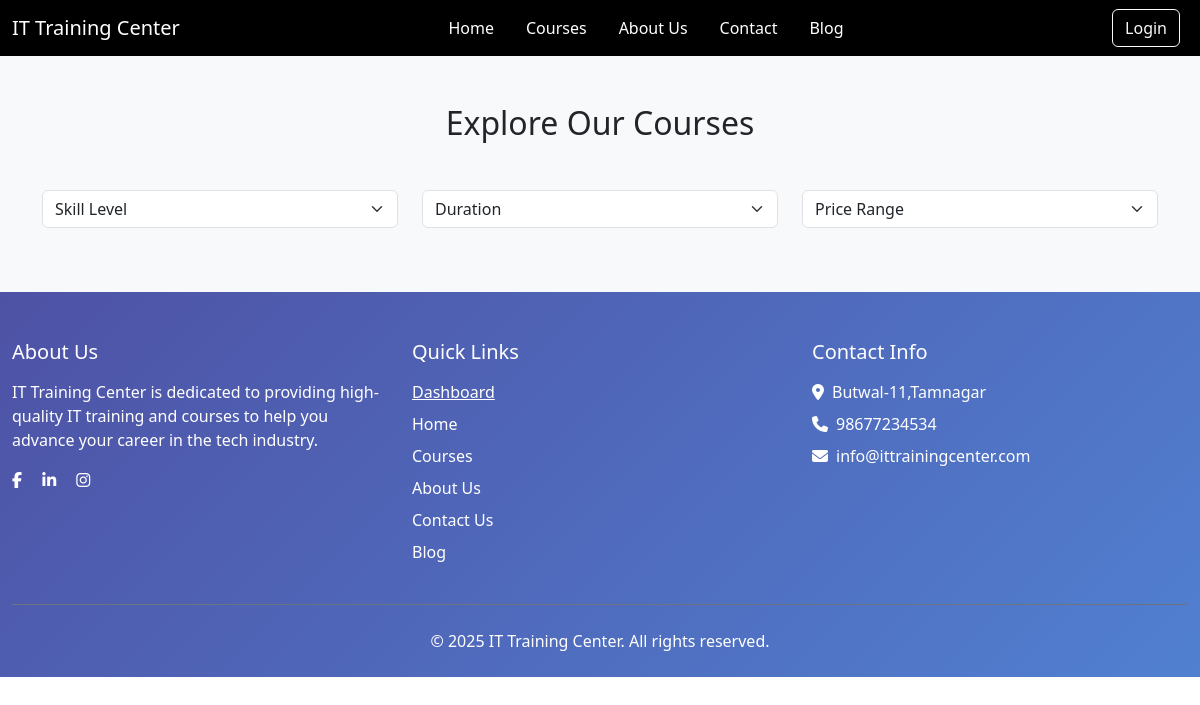
Before: /course/ with the older database file.
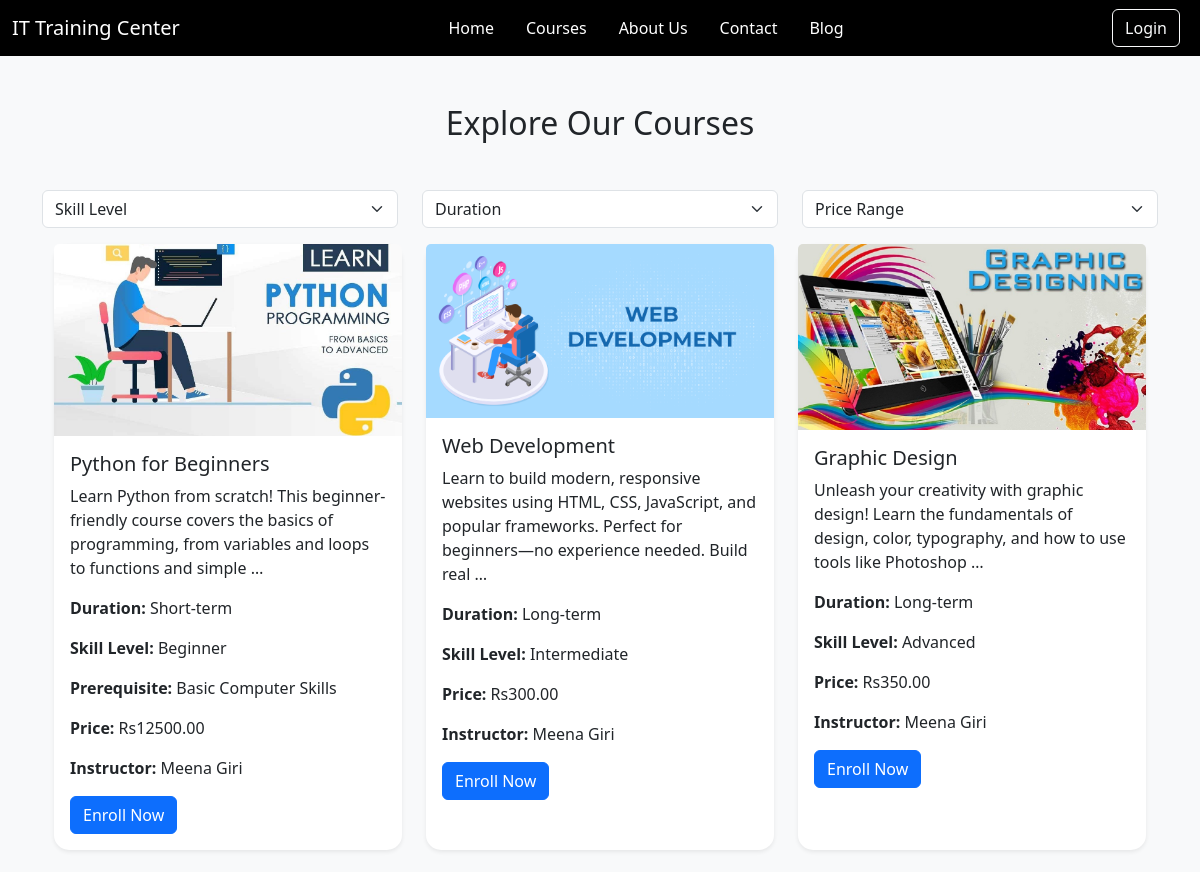
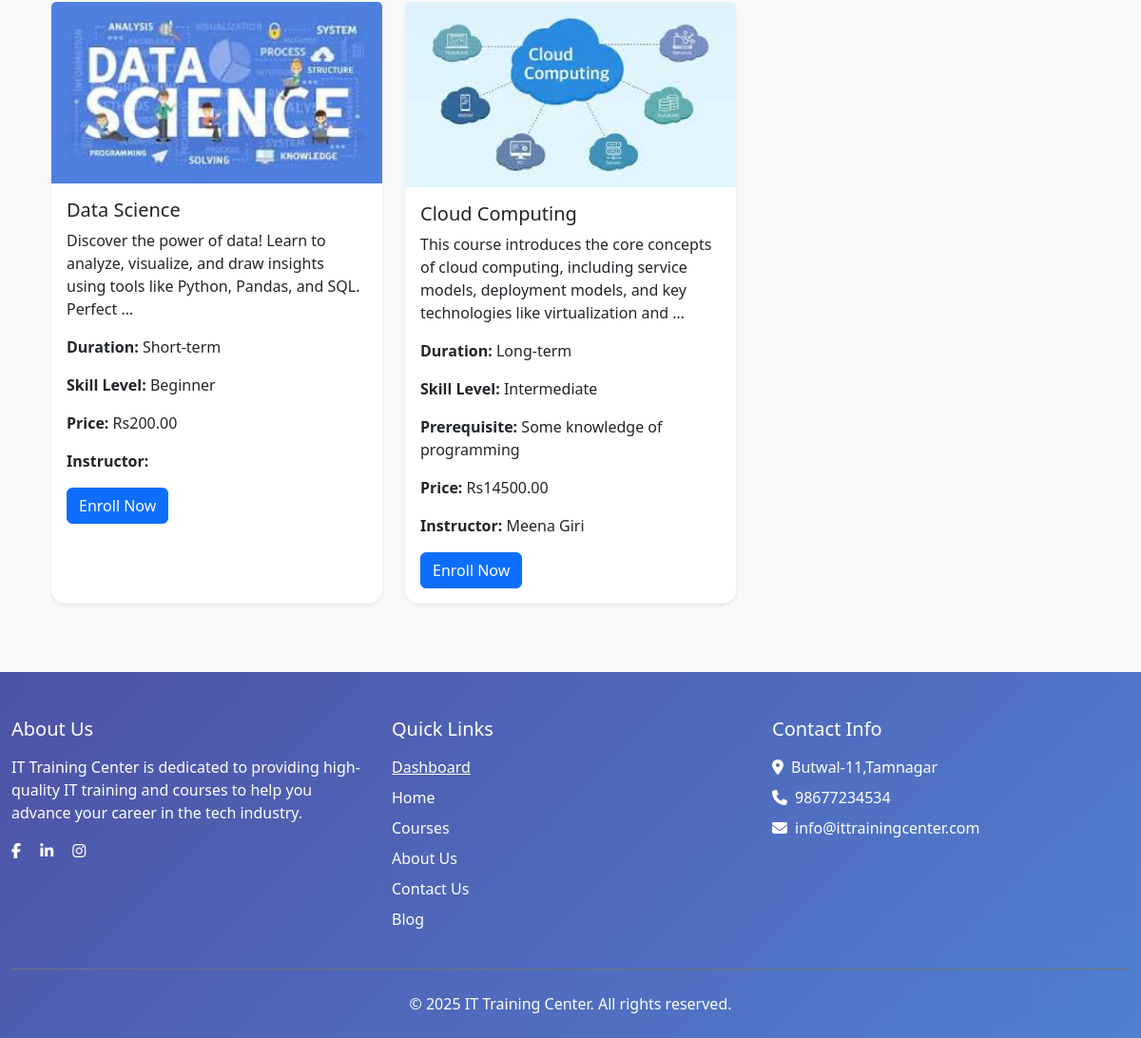
After: the same page with the newer database file (2 pictures, top to bottom).
### myapp/models.py (models this page shows, shortened)
class Course(models.Model):
    SKILL_LEVEL_CHOICES = [
        ('beginner', 'Beginner'),
        ('intermediate', 'Intermediate'),
        ('advanced', 'Advanced'),
    ]
    DURATION_CHOICES = [
        ('short-term', 'Short-term'),
        ('long-term', 'Long-term'),
    ]
    instructor = models.ForeignKey(
    settings.AUTH_USER_MODEL,
    on_delete=models.CASCADE,
    null=True,
    blank=True,
    related_name='courses'
)
    title = models.CharField(max_length=200)
    description = models.TextField()
    duration = models.CharField(max_length=20, choices=DURATION_CHOICES)
    skill_level = models.CharField(max_length=20, choices=SKILL_LEVEL_CHOICES)
    prerequisite = models.CharField(max_length=200, blank=True, null=True)
    price = models.DecimalField(max_digits=10, decimal_places=2)
    image = models.ImageField(upload_to='course_thumbnails/')
    promo_video_url = models.URLField(max_length=350, blank=True, null=True, help_text="YouTube/Vimeo embed URL")
    syllabus_video = models.FileField(upload_to='course_videos/', blank=True, null=True,
                                   help_text="Upload video file if not using URL")
    syllabus_text = models.TextField(blank=True, help_text="Detailed course syllabus")
    created_at = models.DateTimeField(auto_now_add=True)

class CustomUser(AbstractUser):
    USER_TYPE = (
        ("student", "Student"),
        ("instructor", "Instructor"),
    )
    user_type = models.CharField(max_length=100, choices=USER_TYPE, default='student')
    instructor_applied = models.BooleanField(default=False)
    instructor_approved = models.BooleanField(default=False)
    is_active = models.BooleanField(default=True)
    user_profile_image = models.ImageField(upload_to="images/profile_images/")
    phone = models.CharField(max_length=15, blank=True, null=True)
    address = models.TextField(blank=True, null=True)
    bio = models.TextField(blank=True, null=True)
    enrolled_courses = models.ManyToManyField('Course', related_name='enrolled_users', blank=True)

### myapp/views.py (the view)
# urls.py: path('course/',course,name='course'),
def course(request):
    skill_level = request.GET.get('skillLevel')
    duration = request.GET.get('duration')
    price_range = request.GET.get('priceRange')
    courses = Course.objects.all()
    if skill_level and skill_level != 'Skill Level':
        courses = courses.filter(skill_level=skill_level)
    if duration and duration != 'Duration':
        courses = courses.filter(duration=duration)
    if price_range == 'low':
        courses = courses.order_by('price')
    elif price_range == 'high':
        courses = courses.order_by('-price')
    instructors = Instructor.objects.all()
    context = {
        'courses': courses,
        'instructors': instructors,
    }
    return render(request, 'main/courses.html', context)

### myapp/templates/main/courses.html (shortened to what this page needs)
{% extends "base.html" %}
{% load static %}
{% block content %}
<section class="courses-section py-5 bg-light">
    <div class="container">
        <h2 class="text-center mb-5">Explore Our Courses</h2>
        <form method="get" id="filterForm">
            <div class="row">
                <div class="col-md-4 mb-3">
                    <select class="form-select" name="skillLevel" onchange="document.getElementById('filterForm').submit();">
                        <option {% if request.GET.skillLevel == "Skill Level" %}selected{% endif %}>Skill Level</option>
                    </select>
                </div>
                <div class="col-md-4 mb-3">
                    <select class="form-select" name="duration" onchange="document.getElementById('filterForm').submit();">
                        <option {% if request.GET.duration == "Duration" %}selected{% endif %}>Duration</option>
                    </select>
                </div>
                <div class="col-md-4 mb-3">
                    <select class="form-select" name="priceRange" onchange="document.getElementById('filterForm').submit();">
                        <option {% if request.GET.priceRange == "Price Range" %}selected{% endif %}>Price Range</option>
                    </select>
                </div>
            </div>
        </form>
        <div class="container">
            <div class="row justify-content-center">
                <div class="col-md-12">
                    <div class="row">
                        {% for course in courses %}
                        <div class="col-md-4 mb-4">
                            <div class="card h-100 shadow-sm">
                                <img src="{{ course.image.url }}" class="card-img-top" alt="{{ course.title }}">
                                <div class="card-body">
                                    <h5 class="card-title">{{ course.title }}</h5>
                                    <p class="card-text">{{ course.description|truncatewords:20 }}</p>
                                    <p><strong>Duration:</strong> {{ course.get_duration_display }}</p>
                                    <p><strong>Skill Level:</strong> {{ course.get_skill_level_display }}</p>
                                    {% if course.prerequisite %}
                                    <p><strong>Prerequisite:</strong> {{ course.prerequisite }}</p>
                                    {% endif %}
                                    <p><strong>Price:</strong> Rs{{ course.price }}</p>
                                    <p class="card-text">
                                        <strong>Instructor:</strong>
                                        {% if course.instructor %}
                                          {{ course.instructor.get_full_name }}
                                        {% else %}
                                          Not assigned
                                        {% endif %}
                                      </p>
                                    <a href="{% url 'payment' course.id %}" class="btn btn-primary">Enroll Now</a>
                                </div>
                            </div>
                        </div>
                        {% endfor %}
                    </div>
                </div>
            </div>
        </div>
    </div>
</section>
{% endblock content %}

### myapp/templates/base.html (shortened to what this page needs)
<!DOCTYPE html>
{% load static %}
<html lang="en">
<head>
  <link href="https://cdn.jsdelivr.net/npm/bootstrap@5.3.3/dist/css/bootstrap.min.css" rel="stylesheet"
>
  <link rel="stylesheet" href="https://cdn.jsdelivr.net/npm/alertifyjs@1.14.0/build/css/alertify.min.css">
  <link rel="stylesheet" href="https://cdn.jsdelivr.net/npm/alertifyjs@1.14.0/build/css/themes/default.min.css">
  <link rel="stylesheet" href="https://cdnjs.cloudflare.com/ajax/libs/font-awesome/6.0.0/css/all.min.css">
  <link rel="stylesheet" href="{% static 'css/style.css' %}">
</head>
<body>
  <div class="main">
    <nav class="navbar navbar-expand-lg navbar-dark bg-black">
      <div class="container-fluid">
        <a class="navbar-brand text-white" href="#">IT Training Center</a>
        <div class="collapse navbar-collapse" id="navbarSupportedContent">
          <ul class="navbar-nav mx-auto mb-3 mb-lg-0">
            <li class="nav-item me-3">
              <a class="nav-link active text-white" aria-current="page" href="{% url 'home' %}">Home</a>
            </li>
            <li class="nav-item me-3">
              <a class="nav-link text-white" href="{% url 'course' %}">Courses</a>
            </li>
            <li class="nav-item me-3">
              <a class="nav-link text-white" href="{% url 'about' %}">About Us</a>
            </li>
            <li class="nav-item me-3">
              <a class="nav-link text-white" href="{% url 'contact' %}">Contact</a>
            </li>
            <li class="nav-item me-3">
              <a class="nav-link text-white" href="{% url 'blog_list' %}">Blog</a>
            </li>
          </ul>
          <div class="d-flex">
            {% if user.is_authenticated %}
            <div class="dropdown">
              <button class="btn btn-outline-light dropdown-toggle" type="button" id="userDropdown"
                data-bs-toggle="dropdown" aria-expanded="false">
                Welcome, {{ user.username }}!
              </button>
              <ul class="dropdown-menu dropdown-menu-end" aria-labelledby="userDropdown">
                {% if user.user_type == "student" %}
                <li><a class="dropdown-item" href="{% url 'dashboard' %}"><i
                      class="fas fa-tachometer-alt me-2"></i>Dashboard</a></li>
                {% elif user.user_type == "instructor" %}
                <li><a class="dropdown-item" href="{% url 'instructor_dashboard' %}"><i
                      class="fas fa-tachometer-alt me-2"></i>Instructor Dashboard</a></li>
                {% endif %}
                <li><a class="dropdown-item" href="{% url 'profile' %}"><i class="fas fa-user me-2"></i>Profile</a></li>
                <li>
                  <hr class="dropdown-divider">
                </li>
                <li><a class="dropdown-item" href="{% url 'log_out' %}"><i
                      class="fas fa-sign-out-alt me-2"></i>Logout</a></li>
              </ul>
            </div>
            {% else %}
            <a href="{% url 'log_in' %}" class="btn btn-outline-light me-2">Login</a>
            {% endif %}
          </div>
        </div>
      </div>
    </nav>
  </div>
  {% block content %}
  {% endblock content %}
  <footer class="text-white pt-5 pb-4" style="background: linear-gradient(135deg, #4e52a5, #5180d1);">
    <div class="container-fluid">
      <div class="row">
        <div class="col-md-4 mb-4">
          <h5 class="mb-3">About Us</h5>
          <p class="text-white">
            IT Training Center is dedicated to providing high-quality IT training and courses to help you
            advance your career in the tech industry.
          </p>
          <div class="social-icons mt-3">
            <a href="#" class="text-white text-decoration-none me-3"><i class="fab fa-facebook-f"></i></a>
            <a href="#" class="text-white me-3"><i class="fab fa-linkedin-in"></i></a>
            <a href="#" class="text-white me-3"><i class="fab fa-instagram"></i></a>
          </div>
        </div>
        <div class="col-md-4 mb-4">
          <h5 class="mb-3">Quick Links</h5>
          <ul class="list-unstyled">
            <li class="mb-2">
              {% if user.is_authenticated %}
              {% if user.user_type == "student" %}
              <a href="{% url 'dashboard' %}" class="text-white text-decoration-none">Dashboard</a>
              {% elif user.user_type == "instructor" %}
              <a href="{% url 'instructor_dashboard' %}" class="text-white text-decoration-none">Instructor
                Dashboard</a>
              {% endif %}
              {% else %}
              <a href="{% url 'log_in' %}" class="text-white">Dashboard</a>
              {% endif %}
            </li>
            <li class="mb-2"><a href="{% url 'home' %}" class="text-white text-decoration-none">Home</a>
            </li>
            <li class="mb-2"><a href="{% url 'course' %}" class="text-white text-decoration-none">Courses</a></li>
            <li class="mb-2"><a href="{% url 'about' %}" class="text-white text-decoration-none">About
                Us</a></li>
            <li class="mb-2"><a href="{% url 'contact' %}" class="text-white text-decoration-none">Contact
                Us</a></li>
            <li class="mb-2"><a href="{% url 'blog_list' %}" class="text-white text-decoration-none">Blog
              </a></li>
          </ul>
        </div>
        <div class="col-md-4 mb-4">
          <h5 class="mb-3">Contact Info</h5>
          <ul class="list-unstyled">
            <li class="mb-2"><i class="fas fa-map-marker-alt me-2"></i>Butwal-11,Tamnagar
            </li>
            <li class="mb-2"><i class="fas fa-phone me-2"></i>98677234534</li>
            <li class="mb-2"><i class="fas fa-envelope me-2"></i>info@ittrainingcenter.com</li>
          </ul>
        </div>
      </div>
      <div class="text-center pt-4 border-top border-secondary">
        <p class="mb-0">&copy; 2025 IT Training Center. All rights reserved.</p>
      </div>
    </div>
  </footer>
</body>
</html>

### myapp/static/css/style.css (style rules this page uses)
.card { border-radius: 15px; border: none; }

Changed rows visible on the page:
added Course: image (picture), title "Python for Beginners", description "Learn Python from scratch! This beginner-friendly course covers the basics of programming, from variables and loops to functions and simple …", duration "Short-term", skill_level "Beginner", prerequisite "Basic Computer Skills", price "12500.00", instructor.get_full_name "Meena Giri"
added Course: image (picture), title "Web Development", description "Learn to build modern, responsive websites using HTML, CSS, JavaScript, and popular frameworks. Perfect for beginners—no experience needed. Build real …", duration "Long-term", skill_level "Intermediate", price "300.00", instructor.get_full_name "Meena Giri"
added Course: image (picture), title "Graphic Design", description "Unleash your creativity with graphic design! Learn the fundamentals of design, color, typography, and how to use tools like Photoshop …", duration "Long-term", skill_level "Advanced", price "350.00", instructor.get_full_name "Meena Giri"
added Course: image (picture), title "Data Science", description "Discover the power of data! Learn to analyze, visualize, and draw insights using tools like Python, Pandas, and SQL. Perfect …", duration "Short-term", skill_level "Beginner", price "200.00"
added Course: image (picture), title "Cloud Computing", description "This course introduces the core concepts of cloud computing, including service models, deployment models, and key technologies like virtualization and …", duration "Long-term", skill_level "Intermediate", prerequisite "Some knowledge of programming", price "14500.00", instructor.get_full_name "Meena Giri"
